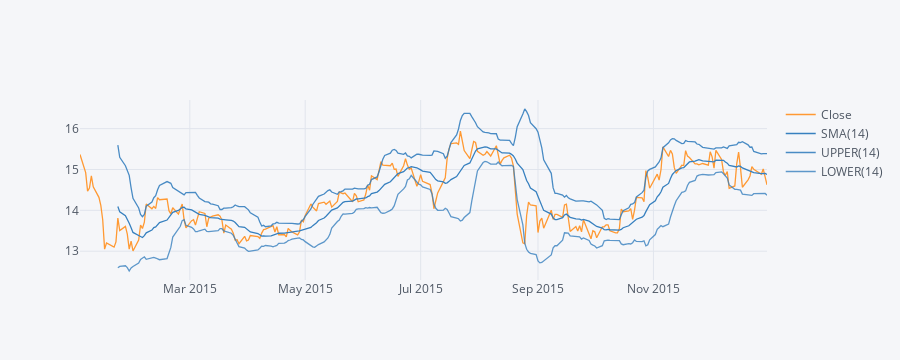

The cell this chart's notebook holds for it:
### Markdown cell above
**Use .ta_plot(study='boll') to create a Bollinger Band Plot for Bank of America for the year 2015.**

### Code cell
bank_stocks['BAC']['Close'].loc['2015-01-01':'2016-01-01'].ta_plot(study='boll')

### Figure 1 — Plotly figure (JSON) as saved in the notebook; plotly's stock layout.template omitted (floating-point values rounded to 4 significant figures; data arrays with more than 128 entries replaced by an {"elided": "..."} marker saying what was removed)
{"data": [{"line": {"color": "rgba(255, 153, 51, 1.0)", "dash": "solid", "shape": "linear", "width": 1.3}, "mode": "lines", "name": "Close", "text": "", "type": "scatter", "x": {"elided": "252 str values"}, "y": {"elided": "252 float values"}}, {"line": {"color": "rgba(55, 128, 191, 1.0)", "dash": "solid", "shape": "linear", "width": 1.3}, "mode": "lines", "name": "SMA(14)", "text": "", "type": "scatter", "x": {"elided": "252 str values"}, "y": {"elided": "252 mixed values"}}, {"line": {"color": "rgba(55, 128, 191, 0.8999999999999999)", "dash": "solid", "shape": "linear", "width": 1.3}, "mode": "lines", "name": "UPPER(14)", "text": "", "type": "scatter", "x": {"elided": "252 str values"}, "y": {"elided": "252 mixed values"}}, {"line": {"color": "rgba(55, 128, 191, 0.7999999999999998)", "dash": "solid", "shape": "linear", "width": 1.3}, "mode": "lines", "name": "LOWER(14)", "text": "", "type": "scatter", "x": {"elided": "252 str values"}, "y": {"elided": "252 mixed values"}}], "layout": {"height": 360, "legend": {"bgcolor": "#F5F6F9", "font": {"color": "#4D5663"}}, "paper_bgcolor": "#F5F6F9", "plot_bgcolor": "#F5F6F9", "title": {"font": {"color": "#4D5663"}}, "xaxis": {"autorange": true, "gridcolor": "#E1E5ED", "range": ["2015-01-02", "2015-12-31"], "showgrid": true, "tickfont": {"color": "#4D5663"}, "title": {"font": {"color": "#4D5663"}, "text": ""}, "type": "date", "zerolinecolor": "#E1E5ED"}, "yaxis": {"autorange": true, "gridcolor": "#E1E5ED", "range": [12.29, 16.7], "showgrid": true, "tickfont": {"color": "#4D5663"}, "title": {"font": {"color": "#4D5663"}, "text": ""}, "type": "linear", "zerolinecolor": "#E1E5ED"}}}
